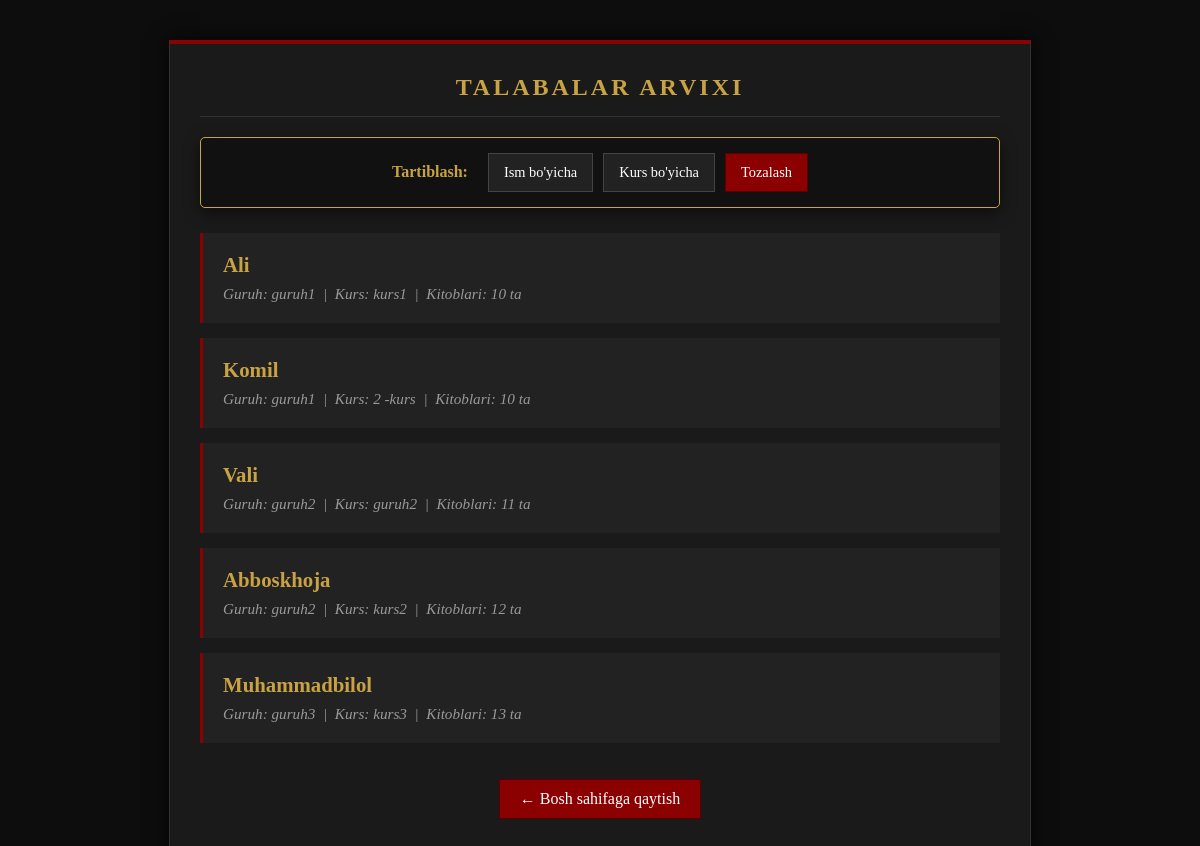
The app's page /talabalar/, older data.
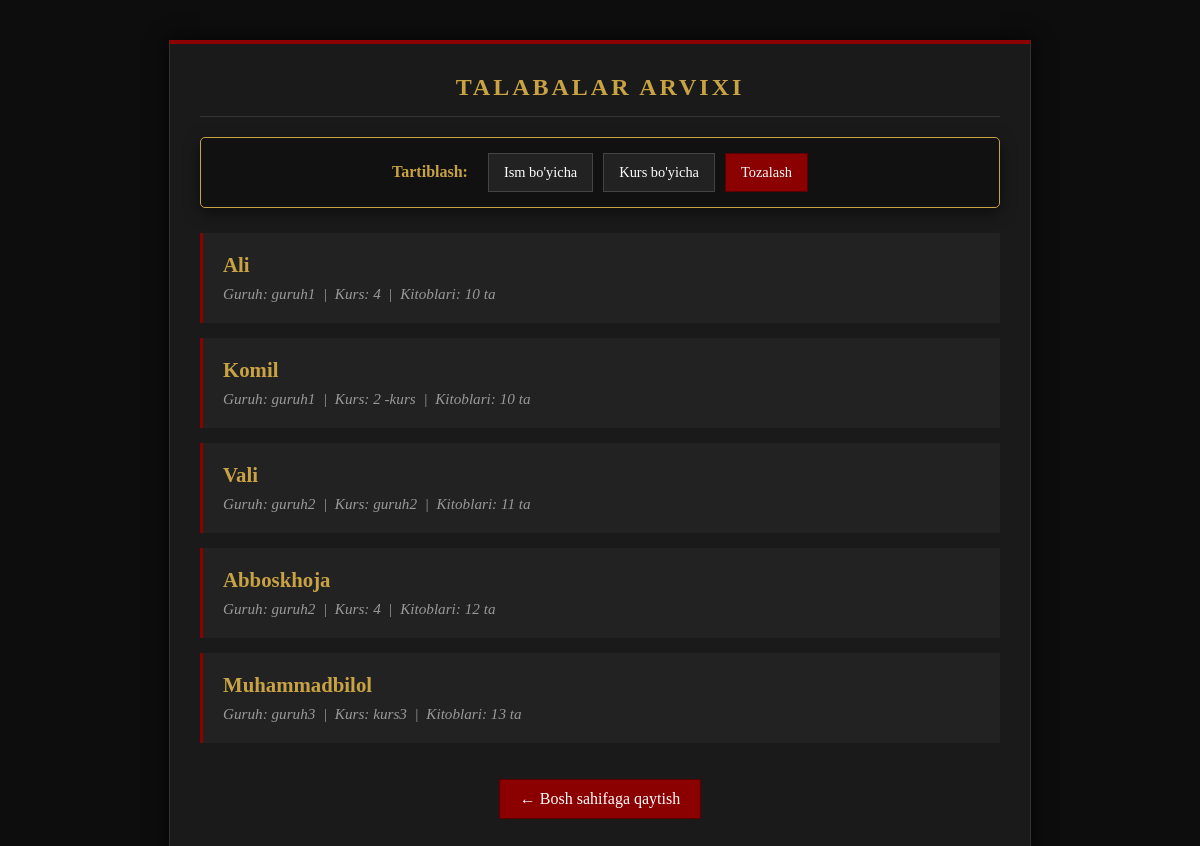
The same page, newer data.
### main/models.py (models this page shows, shortened)
class Talaba(models.Model):
    ism = models.CharField(max_length = 100)
    guruh = models.CharField(max_length=100)
    kurs = models.CharField(max_length=100)
    kitob_soni = models.IntegerField()
    class Meta:
        verbose_name = "Talaba"
        verbose_name_plural = "Talabar"

### main/views.py (the view, shortened to what this page needs)
# urls.py: path('talabalar/', views.barcha_talabalar, name='barcha_talabalar'),
def barcha_talabalar(request):
    talabalar = Talaba.objects.all()
    tartib = request.GET.get('tartib')
    if tartib == 'ism':
        talabalar = talabalar.order_by('ism')
    elif tartib == 'kurs':
        talabalar = talabalar.order_by('kurs')
    return render(request, 'talabalar_royxati.html', {'talabalar': talabalar})

### main/templates/talabalar_royxati.html (shortened to what this page needs)
<!DOCTYPE html>
<html lang="uz">
<head>
</head>
<body>
    <div class="container">
        <h2>Talabalar Arvixi</h2>
        <div class="sort-container">
            <span class="sort-label">Tartiblash:</span>
            <a href="?tartib=ism" class="sort-btn">Ism bo'yicha</a>
            <a href="?tartib=kurs" class="sort-btn">Kurs bo'yicha</a>
            <a href="?" class="sort-btn" style="background-color: #8b0000; border-color: #5a0000;">Tozalash</a>
        </div>
        <ul>
            {% for talaba in talabalar %}
                <li>
                    <div class="name">{{ talaba.ism }}</div>
                    <div class="details">
                        Guruh: {{ talaba.guruh }} &nbsp;|&nbsp; Kurs: {{ talaba.kurs }} &nbsp;|&nbsp; Kitoblari: {{ talaba.kitob_soni }} ta
                    </div>
                </li>
            {% empty %}
                <li style="text-align: center; border: none; color: #666;">Talabalar topilmadi.</li>
            {% endfor %}
        </ul>
        <div style="text-align: center;">
            <a href="/" class="back-btn">&#8592; Bosh sahifaga qaytish</a>
        </div>
    </div>
</body>
</html>

Row changes from the older to the newer data that the page shows:
changed Talaba "Ali": kurs "kurs1" → "4"
changed Talaba "Abboskhoja": kurs "kurs2" → "4"
